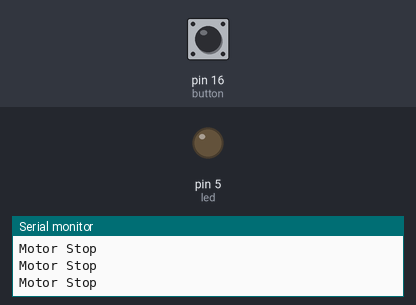
Bench run of a sketch on a simulated Arduino Uno, built with avr-gcc and run on an emulated ATmega328P. Shown: output pins drawn as LEDs (lit = HIGH), the last lines printed to the serial monitor. The inputs (shaded band) are chosen by the test bench; at power-on: pin 16 (button) LOW.

Above: at 2.8 s.
2.9 s: pin 16 (button) pulled HIGH for 1.2 s
At 3.5 s:
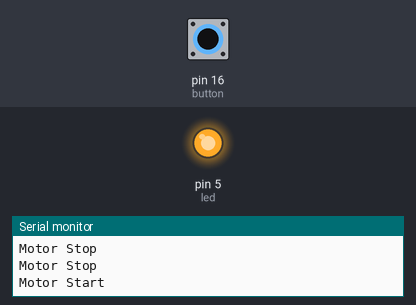
6.5 s: pin 16 (button) pulled HIGH for 3.2 s
At 11.2 s:
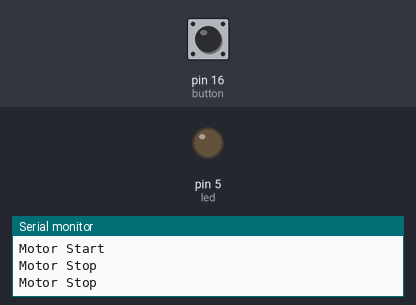
Timing chart, 0 to 12.7 s (numbered marks = the images above; inputs shaded):
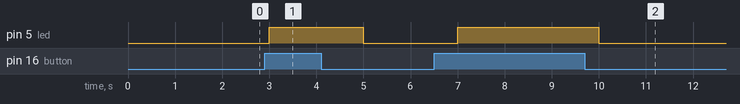

Measured:
- after the input at 2.9 s, pin 5 (led): LOW → HIGH after 0.10 s, → LOW 2.0 s later
- after the input at 6.5 s, pin 5 (led): LOW → HIGH after 0.50 s, → LOW 3.0 s later

The sketch:

Lab_05__Digital_Input_Pushbutton_Motor.ino
```cpp
int led = 5; // LED Pin (D1)
int button = 16; // Pushbutton is connected to D0
int temp = 0; // Temporary variable for reading the button pin status

void setup() {
  Serial.begin(9600);
  pinMode(led, OUTPUT);
  pinMode(button, INPUT);
}

void loop() {
  // declare LED as output
  // declare push button as input
  temp = digitalRead(button);

  if (temp == HIGH) {
    digitalWrite(led, HIGH);
    Serial.println("Motor Start");
    delay(1000);
  }

  else {
    digitalWrite(led, LOW);
    Serial.println("Motor Stop");
    delay(1000);
  }
}
```
